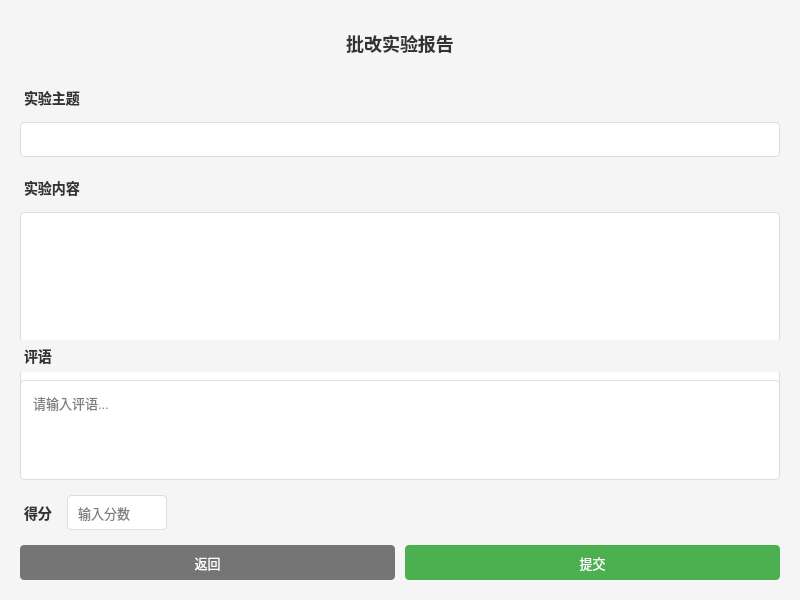
<?xml version="1.0" encoding="UTF-8"?>
<ui version="4.0">
 <class>Form</class>
 <widget class="QWidget" name="Form">
  <property name="geometry">
   <rect>
    <x>0</x>
    <y>0</y>
    <width>800</width>
    <height>600</height>
   </rect>
  </property>
  <property name="minimumSize">
   <size>
    <width>800</width>
    <height>600</height>
   </size>
  </property>
  <property name="windowTitle">
   <string>批改实验</string>
  </property>
  <property name="styleSheet">
   <string notr="true">QWidget {
    background-color: #f5f5f5;
    font-family: &quot;Microsoft YaHei&quot;, Arial;
}
QLabel {
    color: #333333;
    font-size: 14px;
    font-weight: bold;
    padding: 5px 0;
}
QLineEdit {
    padding: 8px;
    border: 1px solid #dddddd;
    border-radius: 4px;
    background-color: white;
    font-size: 13px;
}
QTextEdit {
    padding: 8px;
    border: 1px solid #dddddd;
    border-radius: 4px;
    background-color: white;
    font-size: 13px;
}
QPushButton {
    padding: 8px 20px;
    font-size: 13px;
    border: none;
    border-radius: 4px;
    color: white;
}
QPushButton#pushButton {
    background-color: #757575;
}
QPushButton#pushButton:hover {
    background-color: #616161;
}
QPushButton#pushButton_2 {
    background-color: #4CAF50;
}
QPushButton#pushButton_2:hover {
    background-color: #45a049;
}</string>
  </property>
  <layout class="QGridLayout" name="gridLayout">
   <property name="leftMargin">
    <number>20</number>
   </property>
   <property name="topMargin">
    <number>20</number>
   </property>
   <property name="rightMargin">
    <number>20</number>
   </property>
   <property name="bottomMargin">
    <number>20</number>
   </property>
   <property name="spacing">
    <number>15</number>
   </property>
   <item row="0" column="0">
    <layout class="QVBoxLayout" name="verticalLayout_4">
     <property name="spacing">
      <number>15</number>
     </property>
     <item>
      <widget class="QLabel" name="title_label">
       <property name="styleSheet">
        <string notr="true">font-size: 18px;
padding: 10px 0;</string>
       </property>
       <property name="text">
        <string>批改实验报告</string>
       </property>
       <property name="alignment">
        <set>Qt::AlignCenter</set>
       </property>
      </widget>
     </item>
     <item>
      <layout class="QVBoxLayout" name="verticalLayout_3">
       <property name="spacing">
        <number>8</number>
       </property>
       <item>
        <widget class="QLabel" name="label">
         <property name="text">
          <string>实验主题</string>
         </property>
        </widget>
       </item>
       <item>
        <widget class="QLineEdit" name="lineEdit">
         <property name="minimumSize">
          <size>
           <width>0</width>
           <height>35</height>
          </size>
         </property>
         <property name="readOnly">
          <bool>true</bool>
         </property>
        </widget>
       </item>
      </layout>
     </item>
     <item>
      <layout class="QVBoxLayout" name="verticalLayout_2">
       <property name="spacing">
        <number>8</number>
       </property>
       <item>
        <widget class="QLabel" name="label_2">
         <property name="text">
          <string>实验内容</string>
         </property>
        </widget>
       </item>
       <item>
        <widget class="QTextEdit" name="textEdit">
         <property name="minimumSize">
          <size>
           <width>0</width>
           <height>200</height>
          </size>
         </property>
         <property name="readOnly">
          <bool>true</bool>
         </property>
        </widget>
       </item>
      </layout>
     </item>
     <item>
      <layout class="QVBoxLayout" name="verticalLayout">
       <property name="spacing">
        <number>8</number>
       </property>
       <item>
        <widget class="QLabel" name="label_3">
         <property name="text">
          <string>评语</string>
         </property>
        </widget>
       </item>
       <item>
        <widget class="QTextEdit" name="textEdit_2">
         <property name="minimumSize">
          <size>
           <width>0</width>
           <height>100</height>
          </size>
         </property>
         <property name="placeholderText">
          <string>请输入评语...</string>
         </property>
        </widget>
       </item>
      </layout>
     </item>
     <item>
      <layout class="QHBoxLayout" name="horizontalLayout_2">
       <property name="spacing">
        <number>10</number>
       </property>
       <item>
        <widget class="QLabel" name="label_4">
         <property name="text">
          <string>得分</string>
         </property>
        </widget>
       </item>
       <item>
        <widget class="QLineEdit" name="lineEdit_2">
         <property name="minimumSize">
          <size>
           <width>100</width>
           <height>35</height>
          </size>
         </property>
         <property name="maximumSize">
          <size>
           <width>100</width>
           <height>16777215</height>
          </size>
         </property>
         <property name="placeholderText">
          <string>输入分数</string>
         </property>
        </widget>
       </item>
       <item>
        <spacer name="horizontalSpacer">
         <property name="orientation">
          <enum>Qt::Horizontal</enum>
         </property>
         <property name="sizeHint" stdset="0">
          <size>
           <width>40</width>
           <height>20</height>
          </size>
         </property>
        </spacer>
       </item>
      </layout>
     </item>
     <item>
      <layout class="QHBoxLayout" name="horizontalLayout">
       <property name="spacing">
        <number>10</number>
       </property>
       <item>
        <widget class="QPushButton" name="pushButton">
         <property name="minimumSize">
          <size>
           <width>100</width>
           <height>35</height>
          </size>
         </property>
         <property name="text">
          <string>返回</string>
         </property>
        </widget>
       </item>
       <item>
        <widget class="QPushButton" name="pushButton_2">
         <property name="minimumSize">
          <size>
           <width>100</width>
           <height>35</height>
          </size>
         </property>
         <property name="text">
          <string>提交</string>
         </property>
        </widget>
       </item>
      </layout>
     </item>
    </layout>
   </item>
  </layout>
 </widget>
 <resources/>
 <connections/>
</ui>
